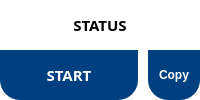
       <widget class="QFrame" name="statusFrame">
        <property name="font">
         <font>
          <family>Century Gothic</family>
         </font>
        </property>
        <property name="styleSheet">
         <string notr="true">color: black;
background-color: white;
border-radius: 20px;
</string>
        </property>
        <property name="frameShape">
         <enum>QFrame::StyledPanel</enum>
        </property>
        <property name="frameShadow">
         <enum>QFrame::Plain</enum>
        </property>
        <property name="lineWidth">
         <number>20</number>
        </property>
        <property name="midLineWidth">
         <number>3</number>
        </property>
        <layout class="QVBoxLayout" name="verticalLayout_4">
         <property name="spacing">
          <number>0</number>
         </property>
         <property name="leftMargin">
          <number>0</number>
         </property>
         <property name="topMargin">
          <number>0</number>
         </property>
         <property name="rightMargin">
          <number>0</number>
         </property>
         <property name="bottomMargin">
          <number>0</number>
         </property>
         <item>
          <widget class="QLabel" name="statusLabel">
           <property name="font">
            <font>
             <family>Century Gothic</family>
             <pointsize>11</pointsize>
             <bold>true</bold>
            </font>
           </property>
           <property name="text">
            <string>STATUS</string>
           </property>
           <property name="alignment">
            <set>Qt::AlignCenter</set>
           </property>
           <property name="textInteractionFlags">
            <set>Qt::LinksAccessibleByMouse|Qt::TextSelectableByMouse</set>
           </property>
          </widget>
         </item>
         <item>
          <layout class="QHBoxLayout" name="horizontalLayout_5" stretch="8,3">
           <property name="spacing">
            <number>10</number>
           </property>
           <property name="sizeConstraint">
            <enum>QLayout::SetFixedSize</enum>
           </property>
           <item>
            <widget class="QPushButton" name="startButton">
             <property name="sizePolicy">
              <sizepolicy hsizetype="Minimum" vsizetype="Minimum">
               <horstretch>0</horstretch>
               <verstretch>0</verstretch>
              </sizepolicy>
             </property>
             <property name="font">
              <font>
               <family>Century Gothic</family>
               <pointsize>11</pointsize>
               <italic>false</italic>
               <bold>true</bold>
              </font>
             </property>
             <property name="styleSheet">
              <string notr="true">QPushButton{
background-color: #004080;
font: 11pt &quot;Century Gothic&quot;;
color: white;
font-weight: bold;
border-radius:0px;
border-bottom-right-radius:20px;
border-bottom-left-radius:20px;
}
QPushButton:hover{
background-color: #265d93;
}
QPushButton:pressed{
background-color: #004080;
}
QPushButton:disabled{
background-color:#e0e0e0;
font-weight:normal;
color:grey;
}</string>
             </property>
             <property name="text">
              <string>START</string>
             </property>
            </widget>
           </item>
           <item>
            <widget class="QPushButton" name="copyButton">
             <property name="sizePolicy">
              <sizepolicy hsizetype="Minimum" vsizetype="Minimum">
               <horstretch>0</horstretch>
               <verstretch>0</verstretch>
              </sizepolicy>
             </property>
             <property name="styleSheet">
              <string notr="true">QPushButton{
background-color: #004080;
font: 11pt &quot;Century Gothic&quot;;
color: white;
font-weight: bold;
border-radius:0px;
border-bottom-left-radius:20px;
border-bottom-right-radius:20px;
}
QPushButton:hover{
background-color: #265d93;
}
QPushButton:pressed{
background-color: #004080;
}
QPushButton:disabled{
background-color:#e0e0e0;
font-weight:normal;
color:grey;
}</string>
             </property>
             <property name="text">
              <string>Copy</string>
             </property>
            </widget>
           </item>
          </layout>
         </item>
        </layout>
       </widget>
